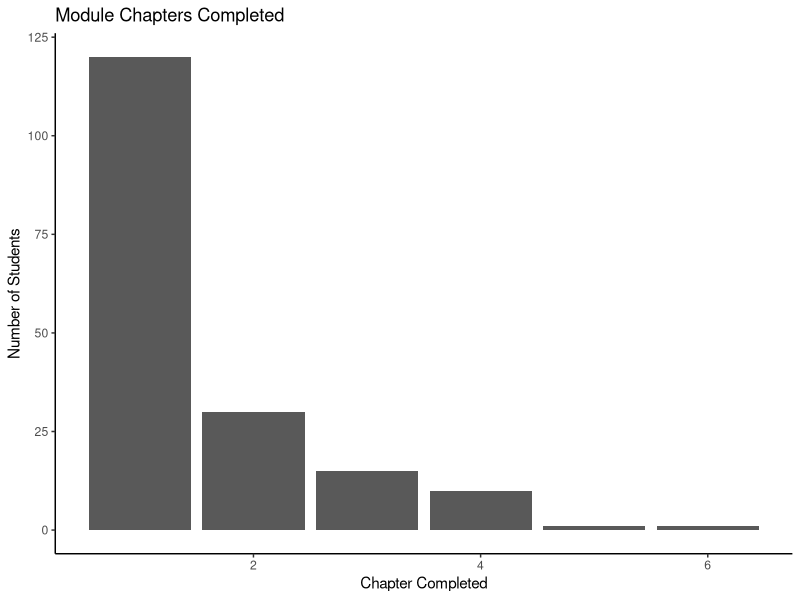

Write R code to recreate this figure.
## ---- chunk 1
knitr::opts_chunk$set(echo = TRUE)
## ---- chunk 2
library(tidyverse)

## ---- chunk 3
progress <- read_csv("module_progress.csv")
## ---- chunk 4
summary <- progress %>% 
  group_by(chapter) %>% 
  count(chapter)
## ---- chunk 5
plot <- ggplot(summary, aes(x = chapter, y = n)) +
  geom_col() +
  theme_classic() +
  labs(x = "Chapter Completed",
       y = "Number of Students",
       title = "Module Chapters Completed") 
  
  

plot
